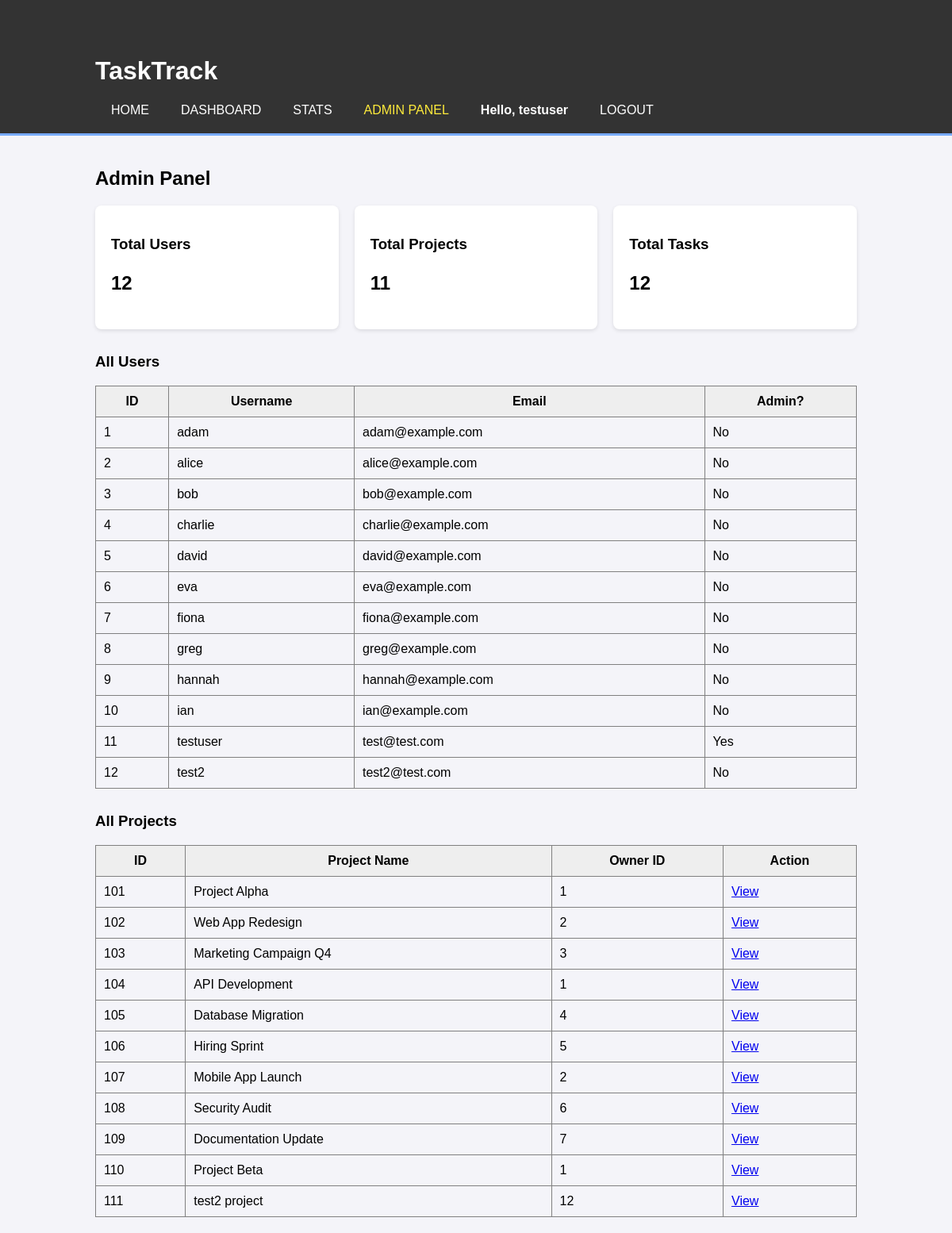
Screenshot of /admin (signed in) with the database file from the repository.
### tables this page shows
CREATE TABLE users (
    user_id INTEGER PRIMARY KEY,
    username TEXT NOT NULl UNIQUE,
    email TEXT NOT NULL UNIQUE,
    password_hash TEXT NOT NULL,
    date_created TEXT NOT NULL
, is_admin INTEGER DEFAULT 0);

CREATE TABLE projects (
    project_id INTEGER PRIMARY KEY,
    project_name TEXT NOT NULL,
    description TEXT,
    owner_id INTEGER NOT NULL,
    created_at TEXT NOT NULL,
    FOREIGN KEY (owner_id) REFERENCES users (user_id)
);

### app.py (the view)
@app.route('/admin')
def admin_dashboard():
    if 'user_id' not in session or session.get('is_admin') != 1:
        flash('Access denied. Admins only.')
        return redirect(url_for('dashboard'))
    connection = get_db_connection()
    users = connection.execute('SELECT * FROM users').fetchall()
    projects = connection.execute('SELECT * FROM projects').fetchall()
    tasks = connection.execute('SELECT * FROM tasks').fetchall()
    connection.close()
    return render_template('admin.html', users=users, projects=projects, tasks=tasks)

### app.py (called while the page is built)
def get_db_connection():
    connection = sqlite3.connect('fake_db.db')
    connection.row_factory = sqlite3.Row
    return connection

### templates/admin.html
{% extends 'base.html' %}
{% block content %}
    <h2>Admin Panel</h2>
    <div style="display: grid; grid-template-columns: 1fr 1fr 1fr; gap: 20px; margin-bottom: 30px;">
        <div style="background: white; padding: 20px; border-radius: 8px; box-shadow: 0 2px 5px rgba(0,0,0,0.1);">
            <h3>Total Users</h3>
            <p style="font-size: 24px; font-weight: bold;">{{ users|length }}</p>
        </div>
        <div style="background: white; padding: 20px; border-radius: 8px; box-shadow: 0 2px 5px rgba(0,0,0,0.1);">
            <h3>Total Projects</h3>
            <p style="font-size: 24px; font-weight: bold;">{{ projects|length }}</p>
        </div>
        <div style="background: white; padding: 20px; border-radius: 8px; box-shadow: 0 2px 5px rgba(0,0,0,0.1);">
            <h3>Total Tasks</h3>
            <p style="font-size: 24px; font-weight: bold;">{{ tasks|length }}</p>
        </div>
    </div>
    <h3>All Users</h3>
    <table border="1" cellpadding="10" cellspacing="0" style="width: 100%; border-collapse: collapse; margin-bottom: 30px;">
        <tr style="background: #eee;">
            <th>ID</th>
            <th>Username</th>
            <th>Email</th>
            <th>Admin?</th>
        </tr>
        {% for user in users %}
        <tr>
            <td>{{ user['user_id'] }}</td>
            <td>{{ user['username'] }}</td>
            <td>{{ user['email'] }}</td>
            <td>{% if user['is_admin'] %}Yes{% else %}No{% endif %}</td>
        </tr>
        {% endfor %}
    </table>
    <h3>All Projects</h3>
    <table border="1" cellpadding="10" cellspacing="0" style="width: 100%; border-collapse: collapse;">
        <tr style="background: #eee;">
            <th>ID</th>
            <th>Project Name</th>
            <th>Owner ID</th>
            <th>Action</th>
        </tr>
        {% for project in projects %}
        <tr>
            <td>{{ project['project_id'] }}</td>
            <td>{{ project['project_name'] }}</td>
            <td>{{ project['owner_id'] }}</td>
            <td><a href="{{ url_for('view_project', project_id=project['project_id']) }}">View</a></td>
        </tr>
        {% endfor %}
    </table>
{% endblock %}

### static/style.css (style rules this page uses)
body { font-family: sans-serif; background-color: #f4f4f9; margin: 0; padding: 0; }

### rows the page displays
users: user_id "1", username "adam", email "adam@example.com", is_admin "No"
users: user_id "2", username "alice", email "alice@example.com", is_admin "No"
users: user_id "3", username "bob", email "bob@example.com", is_admin "No"
users: user_id "4", username "charlie", email "charlie@example.com", is_admin "No"
users: user_id "5", username "david", email "david@example.com", is_admin "No"
users: user_id "6", username "eva", email "eva@example.com", is_admin "No"
users: user_id "7", username "fiona", email "fiona@example.com", is_admin "No"
users: user_id "8", username "greg", email "greg@example.com", is_admin "No"
users: user_id "9", username "hannah", email "hannah@example.com", is_admin "No"
users: user_id "10", username "ian", email "ian@example.com", is_admin "No"
users: user_id "11", username "testuser", email "test@test.com", is_admin "Yes"
users: user_id "12", username "test2", email "test2@test.com", is_admin "No"
projects: project_id "101", project_name "Project Alpha", owner_id "1"
projects: project_id "102", project_name "Web App Redesign", owner_id "2"
projects: project_id "103", project_name "Marketing Campaign Q4", owner_id "3"
projects: project_id "104", project_name "API Development", owner_id "1"
projects: project_id "105", project_name "Database Migration", owner_id "4"
projects: project_id "106", project_name "Hiring Sprint", owner_id "5"
projects: project_id "107", project_name "Mobile App Launch", owner_id "2"
projects: project_id "108", project_name "Security Audit", owner_id "6"
projects: project_id "109", project_name "Documentation Update", owner_id "7"
projects: project_id "110", project_name "Project Beta", owner_id "1"
projects: project_id "111", project_name "test2 project", owner_id "12"

### other values shown
{{ session['username'] }} "testuser"
{{ users|length }} "12"
{{ projects|length }} "11"
{{ tasks|length }} "12"
